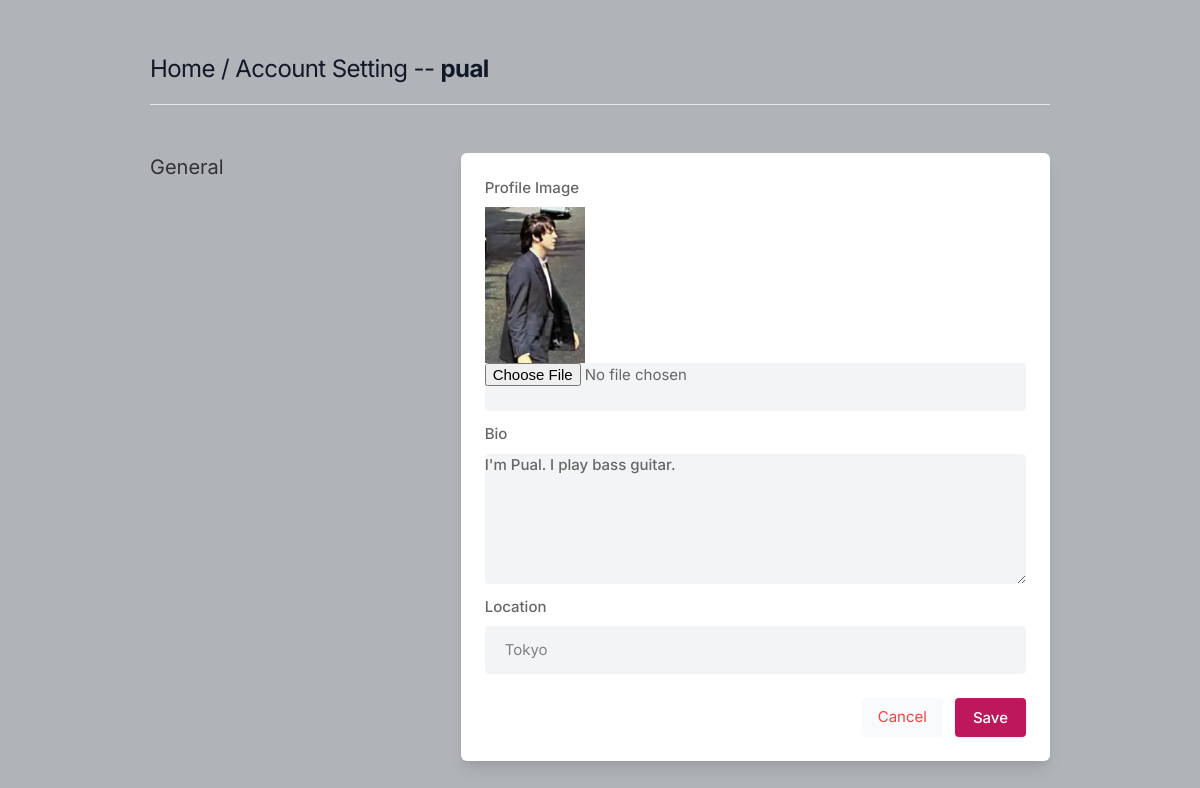
The app's page /settings (signed in) with its own data.
### core/models.py (models this page shows, shortened)
class Profile(models.Model):
    user = models.ForeignKey(User, on_delete=models.CASCADE)
    id_user = models.IntegerField()
    bio = models.TextField(blank=True)
    profileImg = models.ImageField(upload_to='profile_images', default='blank-profile-picture.png')
    location = models.CharField(max_length=100, blank=True)

### core/views.py (the view, shortened to what this page needs)
# urls.py: path('settings', views.settings, name='settings'),
@login_required(login_url='signin')
def settings(request):
    user_profile = Profile.objects.get(user=request.user)
    return render(request, 'setting.html', {'user_profile': user_profile})

### templates/setting.html (shortened to what this page needs)
{% load static %}
<!DOCTYPE html>
<html lang="en">
<head>
    <link rel="stylesheet" href="{% static 'assets/css/icons.css' %}">
    <link rel="stylesheet" href="{% static 'assets/css/uikit.css' %}">
    <link rel="stylesheet" href="{% static 'assets/css/style.css' %}">
    <link rel="stylesheet" href="{% static 'assets/css/tailwind.css' %}">
</head>
<body>
            <div class="container m-auto">
                <h1 class="text-2xl leading-none text-gray-900 tracking-tight mt-3"> <a href="/">Home</a>  / Account Setting -- <b>{{user.username}}</b></h1>
                <br>
                <hr>
                <div class="grid lg:grid-cols-3 mt-12 gap-8">
                    <div>
                        <h3 class="text-xl mb-2"> General </h3>
                    </div>
                    <div class="bg-white rounded-md lg:shadow-lg shadow col-span-2">
                    <form action="" method="POST" enctype="multipart/form-data">
                       <div class="grid grid-cols-2 gap-3 lg:p-6 p-4">
                           <div class="col-span-2">
                                <label for=""> Profile Image </label>
                               <img src="{{user_profile.profileImg.url}}" width="100" height="100"/>
                                <input type="file" name="image" value="{{user_profile.profileImg}}" class="shadow-none bg-gray-100">
                            </div>
                            <div class="col-span-2">
                                <label for="about"> Bio </label>
                                <textarea id="about" name="bio" rows="3"  class="shadow-none bg-gray-100">{{user_profile.bio}}</textarea>
                            </div>
                            <div class="col-span-2">
                                <label for=""> Location</label>
                                <input type="text" name="location" value="{{user_profile.location}}" class="shadow-none bg-gray-100">
                            </div>
                       </div>
                       <div class="bg-gray-10 p-6 pt-0 flex justify-end space-x-3">
                           <button class="p-2 px-4 rounded bg-gray-50 text-red-500"> <a href="/">Cancel</a> </button>
                           <button type="submit" class="button bg-blue-700"> Save </button>
                       </div>
                    </form>
                    </div>
                    <br>
                </div>
            </div>
</body>
</html>

### static/assets/css/style.css (style rules this page uses)
body { background-color: #B0B3B8!important; }
button { vertical-align: middle; }
span.button, button.button { background-color: #be185d; top: 0; color: #fff; position: relative; padding: 8px 18px; line-height: 22px; position: relative; font-weight: 500; font-size: 15px; display: inline-block; -webkit-transition: all 0.2s ease-in-out; transition: all 0.2s ease-in-out; cursor: pointer; overflow: hidden; border: none; border-radius: 4px; -webkit-box-shadow: 0 1px 3px rgba(0, 0, 0, 0.1); box-shadow: 0 1px 3px rgba(0, 0, 0, 0.1); }
input { height: 48px; line-height: 48px; padding: 0 20px; outline: none; font-size: 15px; color: #808080; max-width: 100%; width: 100%; -webkit-box-sizing: border-box; box-sizing: border-box; display: block; font-weight: 400; opacity: 1; border-radius: 4px; border: none; -webkit-box-shadow: 0 1px 4px 0px rgba(0, 0, 0, 0.12); box-shadow: 0 1px 4px 0px rgba(0, 0, 0, 0.12); }
input[type="text"], input[type="password"], input[type="email"], input[type="number"] { height: 48px; line-height: 48px; padding: 0 20px; outline: none; font-size: 15px; color: #808080; max-width: 100%; width: 100%; -webkit-box-sizing: border-box; box-sizing: border-box; display: block; font-weight: 400; opacity: 1; border-radius: 4px; border: none; -webkit-box-shadow: 0 1px 4px 0px rgba(0, 0, 0, 0.12); box-shadow: 0 1px 4px 0px rgba(0, 0, 0, 0.12); }
textarea { height: 48px; line-height: 48px; padding: 0 20px; outline: none; font-size: 15px; color: #808080; margin: 0 0 16px 0; max-width: 100%; width: 100%; -webkit-box-sizing: border-box; box-sizing: border-box; display: block; background-color: #fff; font-weight: 500; opacity: 1; border-radius: 4px; border: none; -webkit-box-shadow: 0 1px 4px 0px rgba(0, 0, 0, 0.12); box-shadow: 0 1px 4px 0px rgba(0, 0, 0, 0.12); }
input { -webkit-transition: all 0.1s ease-in-out; transition: all 0.1s ease-in-out; }
::placeholder { color: #808080; opacity: 1; }
textarea { height: auto; line-height: 27px; padding: 20px; min-height: 130px; -webkit-transition: none !important; transition: none !important; min-width: 100%; }
label, legend { display: block; font-weight: bold; font-size: 15px; font-weight: 500; margin-bottom: 8px; }
button { border: none; margin: 0; padding: 0; width: auto; overflow: visible; background: transparent; color: inherit; font: inherit; line-height: normal; cursor: pointer; }
a { color: #be185d; -webkit-transition: 0.3s; transition: 0.3s; outline: none !important; }
button { outline: none !important; }
img { max-width: 100%; }
body { color: #666; font-size: 15px; line-height: 27px; background-color: #f0f2f5; font-family: "Inter", sans-serif; text-transform: none; }
h1, h2, h3, h4, h5, h6 { font-family: "Inter", sans-serif; text-transform: none; }
input[type="text"], input[type="password"], input[type="email"] { font-family: "Inter", sans-serif; text-transform: none; }
textarea, select { font-family: "Inter", sans-serif; text-transform: none; }
button, body .pac-container { font-family: "Inter", sans-serif; text-transform: none; }
h1, h2, h3, h4, h5, h6 { color: #333; font-weight: 500; margin: 0; padding: 0; }
h1 { font-size: 32px; }
h3 { font-size: 22px; }
b, strong { font-weight: 700 !important; }
@media (min-width: 1024px) { .container { max-width: 900px !important; padding-top: 45px; } }
.shadow-none { -webkit-box-shadow: none !important; box-shadow: none !important; }

### records on screen
Profile: profileImg (picture), bio "I'm Pual. I play bass guitar.", location "Tokyo"

### other values on screen
{{ user.username }} "pual"
